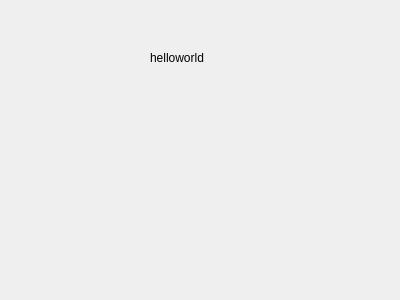
<?xml version="1.0" encoding="UTF-8"?>
<ui version="4.0">
 <class>MyDialog</class>
 <widget class="QDialog" name="MyDialog">
  <property name="geometry">
   <rect>
    <x>0</x>
    <y>0</y>
    <width>400</width>
    <height>300</height>
   </rect>
  </property>
  <property name="windowTitle">
   <string>MyDialog</string>
  </property>
  <widget class="QLabel" name="label">
   <property name="geometry">
    <rect>
     <x>150</x>
     <y>50</y>
     <width>71</width>
     <height>16</height>
    </rect>
   </property>
   <property name="text">
    <string>helloworld</string>
   </property>
  </widget>
 </widget>
 <layoutdefault spacing="6" margin="11"/>
 <resources/>
 <connections/>
</ui>
